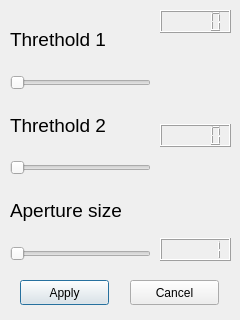
<?xml version="1.0" encoding="UTF-8"?>
<ui version="4.0">
 <class>DialogCanny</class>
 <widget class="QDialog" name="DialogCanny">
  <property name="geometry">
   <rect>
    <x>0</x>
    <y>0</y>
    <width>240</width>
    <height>320</height>
   </rect>
  </property>
  <property name="minimumSize">
   <size>
    <width>240</width>
    <height>320</height>
   </size>
  </property>
  <property name="maximumSize">
   <size>
    <width>240</width>
    <height>320</height>
   </size>
  </property>
  <property name="windowTitle">
   <string>Dialog</string>
  </property>
  <widget class="QWidget" name="verticalLayoutWidget">
   <property name="geometry">
    <rect>
     <x>10</x>
     <y>10</y>
     <width>141</width>
     <height>251</height>
    </rect>
   </property>
   <layout class="QVBoxLayout" name="act">
    <item>
     <widget class="QLabel" name="labelApertureSize_3">
      <property name="font">
       <font>
        <pointsize>14</pointsize>
       </font>
      </property>
      <property name="text">
       <string>Threthold 1</string>
      </property>
     </widget>
    </item>
    <item>
     <widget class="QSlider" name="threshold1">
      <property name="orientation">
       <enum>Qt::Horizontal</enum>
      </property>
     </widget>
    </item>
    <item>
     <widget class="QLabel" name="labelApertureSize_2">
      <property name="font">
       <font>
        <pointsize>14</pointsize>
       </font>
      </property>
      <property name="text">
       <string>Threthold 2</string>
      </property>
     </widget>
    </item>
    <item>
     <widget class="QSlider" name="threshold2">
      <property name="orientation">
       <enum>Qt::Horizontal</enum>
      </property>
     </widget>
    </item>
    <item>
     <widget class="QLabel" name="labelApertureSize_4">
      <property name="font">
       <font>
        <pointsize>14</pointsize>
       </font>
      </property>
      <property name="text">
       <string>Aperture size</string>
      </property>
     </widget>
    </item>
    <item>
     <widget class="QSlider" name="apertureSlider">
      <property name="minimum">
       <number>1</number>
      </property>
      <property name="maximum">
       <number>3</number>
      </property>
      <property name="singleStep">
       <number>2</number>
      </property>
      <property name="sliderPosition">
       <number>1</number>
      </property>
      <property name="orientation">
       <enum>Qt::Horizontal</enum>
      </property>
     </widget>
    </item>
   </layout>
  </widget>
  <widget class="QPushButton" name="applyButton">
   <property name="geometry">
    <rect>
     <x>20</x>
     <y>280</y>
     <width>89</width>
     <height>25</height>
    </rect>
   </property>
   <property name="text">
    <string>Apply</string>
   </property>
  </widget>
  <widget class="QWidget" name="verticalLayoutWidget_2">
   <property name="geometry">
    <rect>
     <x>160</x>
     <y>10</y>
     <width>71</width>
     <height>251</height>
    </rect>
   </property>
   <layout class="QVBoxLayout" name="verticalLayout">
    <item>
     <widget class="QLCDNumber" name="lcdNumberThreshold1"/>
    </item>
    <item>
     <spacer name="verticalSpacer_2">
      <property name="orientation">
       <enum>Qt::Vertical</enum>
      </property>
      <property name="sizeHint" stdset="0">
       <size>
        <width>20</width>
        <height>40</height>
       </size>
      </property>
     </spacer>
    </item>
    <item>
     <widget class="QLCDNumber" name="lcdNumberThreshold2"/>
    </item>
    <item>
     <spacer name="verticalSpacer">
      <property name="orientation">
       <enum>Qt::Vertical</enum>
      </property>
      <property name="sizeHint" stdset="0">
       <size>
        <width>30</width>
        <height>40</height>
       </size>
      </property>
     </spacer>
    </item>
    <item>
     <widget class="QLCDNumber" name="lcdNumberApertureSize">
      <property name="minimumSize">
       <size>
        <width>0</width>
        <height>0</height>
       </size>
      </property>
      <property name="intValue" stdset="0">
       <number>1</number>
      </property>
     </widget>
    </item>
   </layout>
  </widget>
  <widget class="QPushButton" name="cancelButton">
   <property name="geometry">
    <rect>
     <x>130</x>
     <y>280</y>
     <width>89</width>
     <height>25</height>
    </rect>
   </property>
   <property name="text">
    <string>Cancel</string>
   </property>
  </widget>
 </widget>
 <resources/>
 <connections>
  <connection>
   <sender>threshold1</sender>
   <signal>valueChanged(int)</signal>
   <receiver>lcdNumberThreshold1</receiver>
   <slot>display(int)</slot>
   <hints>
    <hint type="sourcelabel">
     <x>285</x>
     <y>48</y>
    </hint>
    <hint type="destinationlabel">
     <x>462</x>
     <y>46</y>
    </hint>
   </hints>
  </connection>
  <connection>
   <sender>threshold2</sender>
   <signal>valueChanged(int)</signal>
   <receiver>lcdNumberThreshold2</receiver>
   <slot>display(int)</slot>
   <hints>
    <hint type="sourcelabel">
     <x>285</x>
     <y>99</y>
    </hint>
    <hint type="destinationlabel">
     <x>462</x>
     <y>100</y>
    </hint>
   </hints>
  </connection>
  <connection>
   <sender>apertureSlider</sender>
   <signal>valueChanged(int)</signal>
   <receiver>lcdNumberApertureSize</receiver>
   <slot>display(int)</slot>
   <hints>
    <hint type="sourcelabel">
     <x>80</x>
     <y>252</y>
    </hint>
    <hint type="destinationlabel">
     <x>192</x>
     <y>248</y>
    </hint>
   </hints>
  </connection>
 </connections>
</ui>
